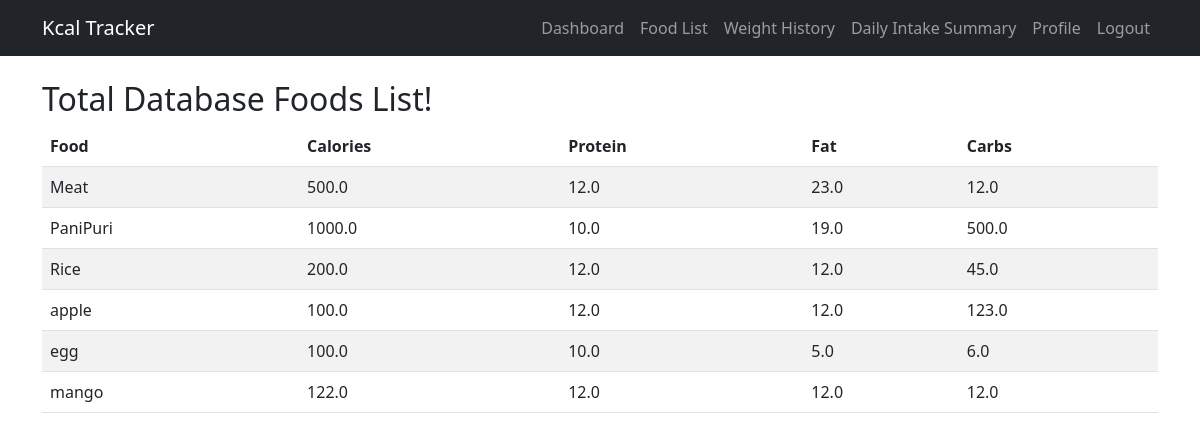
/tracker/foods/ (signed in), run on the app's committed database.
### tracker/models.py (models this page shows, shortened)
class Food(models.Model):
    name = models.CharField(max_length=120, unique=True)
    serving_size_g = models.FloatField(default=100)
    kcal = models.FloatField()
    protein_g = models.FloatField(default=0)
    fat_g = models.FloatField(default=0)
    carbs_g = models.FloatField(default=0)

### tracker/views.py (the view)
# urls.py: path('foods/', views.foods_list, name='foods_list'),
@login_required
def foods_list(request):
    foods = Food.objects.all().order_by('name')
    return render(request, 'foods_list.html', {'foods': foods})

### tracker/templates/foods_list.html
{% extends 'base.html' %}
{% block content %}
<h2>Total Database Foods List!</h2>
<table class="table table-striped">
    <thead>
        <tr>
            <th>Food</th>
            <th>Calories</th>
            <th>Protein</th>
            <th>Fat</th>
            <th>Carbs</th>
        </tr>
    </thead>
    <tbody>
        {% for food in foods %}
        <tr>
            <td>{{ food.name }}</td>
            <td>{{ food.kcal }}</td>
            <td>{{ food.protein_g }}</td>
            <td>{{ food.fat_g }}</td>
            <td>{{ food.carbs_g }}</td>
        </tr>
        {% empty %}
        <tr><td colspan="5">No foods added yet.</td></tr>
        {% endfor %}
    </tbody>
</table>
{% endblock %}

### kcalapi/templates/base.html (shortened to what this page needs)
<!DOCTYPE html>
<html lang="en">
<head>
    <link href="https://cdn.jsdelivr.net/npm/bootstrap@5.3.0/dist/css/bootstrap.min.css" rel="stylesheet">
</head>
<body   ass="bg-light">
    <nav class="navbar navbar-expand-lg navbar-dark bg-dark">
        <div class="container">
            <a class="navbar-brand" href="{% url 'homepage' %}">Kcal Tracker</a>
            <div class="collapse navbar-collapse">
                <ul class="navbar-nav ms-auto">
                    {% if user.is_authenticated %}
                        <li class="nav-item"><a class="nav-link" href="{% url 'dashboard' %}">Dashboard</a></li>
                        <li class="nav-item"><a class="nav-link" href="{% url 'foods_list' %}">Food List</a></li>
                        <li class="nav-item"><a class="nav-link" href="{% url 'weight_history' %}">Weight History</a></li>
                        <li class="nav-item"><a class="nav-link" href="{% url 'daily_kcal_summary' %}">Daily Intake Summary</a></li>
                        <li class="nav-item"><a class="nav-link" href="{% url 'userprofile' %}">Profile</a></li>
                        <li class="nav-item"><a class="nav-link" href="{% url 'logout' %}">Logout</a></li>
                    {% else %}
                        <li class="nav-item"><a class="nav-link" href="{% url 'login' %}">Login</a></li>
                        <li class="nav-item"><a class="nav-link" href="{% url 'register' %}">Signup</a></li>
                    {% endif %}
                </ul>
            </div>
        </div>
    </nav>
    <div class="container my-4">
    {% block content %}{% endblock %}
    </div>
</body>
</html>

### data on the page
Food: name "Meat", kcal "500.0", protein_g "12.0", fat_g "23.0", carbs_g "12.0"
Food: name "PaniPuri", kcal "1000.0", protein_g "10.0", fat_g "19.0", carbs_g "500.0"
Food: name "Rice", kcal "200.0", protein_g "12.0", fat_g "12.0", carbs_g "45.0"
Food: name "apple", kcal "100.0", protein_g "12.0", fat_g "12.0", carbs_g "123.0"
Food: name "egg", kcal "100.0", protein_g "10.0", fat_g "5.0", carbs_g "6.0"
Food: name "mango", kcal "122.0", protein_g "12.0", fat_g "12.0", carbs_g "12.0"
